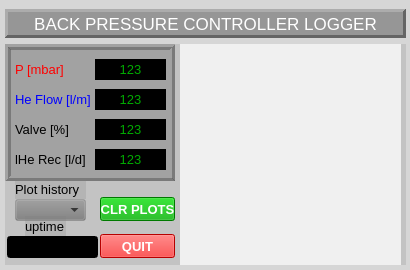
<?xml version="1.0" encoding="UTF-8"?>
<ui version="4.0">
 <class>MainWindow</class>
 <widget class="QMainWindow" name="MainWindow">
  <property name="geometry">
   <rect>
    <x>0</x>
    <y>0</y>
    <width>410</width>
    <height>270</height>
   </rect>
  </property>
  <property name="sizePolicy">
   <sizepolicy hsizetype="Expanding" vsizetype="Expanding">
    <horstretch>0</horstretch>
    <verstretch>0</verstretch>
   </sizepolicy>
  </property>
  <property name="font">
   <font>
    <pointsize>5</pointsize>
   </font>
  </property>
  <property name="windowTitle">
   <string>back pressure controller logger</string>
  </property>
  <property name="styleSheet">
   <string notr="true"/>
  </property>
  <property name="unifiedTitleAndToolBarOnMac">
   <bool>false</bool>
  </property>
  <widget class="QWidget" name="centralwidget">
   <property name="styleSheet">
    <string notr="true">background-color: rgb(190, 190, 190, 25);
background-color: rgb(125, 125, 125, 55);</string>
   </property>
   <widget class="QLabel" name="label">
    <property name="geometry">
     <rect>
      <x>5</x>
      <y>9</y>
      <width>401</width>
      <height>29</height>
     </rect>
    </property>
    <property name="font">
     <font>
      <family>MS Shell Dlg 2</family>
      <pointsize>13</pointsize>
      <bold>false</bold>
     </font>
    </property>
    <property name="styleSheet">
     <string notr="true">background-color: rgb(150, 150, 150);
color: rgb(255, 255, 255);</string>
    </property>
    <property name="frameShape">
     <enum>QFrame::Panel</enum>
    </property>
    <property name="frameShadow">
     <enum>QFrame::Raised</enum>
    </property>
    <property name="lineWidth">
     <number>3</number>
    </property>
    <property name="midLineWidth">
     <number>3</number>
    </property>
    <property name="text">
     <string>BACK PRESSURE CONTROLLER LOGGER</string>
    </property>
    <property name="alignment">
     <set>Qt::AlignCenter</set>
    </property>
    <property name="indent">
     <number>0</number>
    </property>
   </widget>
   <widget class="QWidget" name="widget" native="true">
    <property name="geometry">
     <rect>
      <x>5</x>
      <y>44</y>
      <width>401</width>
      <height>221</height>
     </rect>
    </property>
    <property name="sizePolicy">
     <sizepolicy hsizetype="Expanding" vsizetype="Expanding">
      <horstretch>0</horstretch>
      <verstretch>0</verstretch>
     </sizepolicy>
    </property>
    <widget class="PlotWidget" name="pw">
     <property name="geometry">
      <rect>
       <x>175</x>
       <y>-1</y>
       <width>221</width>
       <height>111</height>
      </rect>
     </property>
     <property name="sizePolicy">
      <sizepolicy hsizetype="Fixed" vsizetype="Fixed">
       <horstretch>0</horstretch>
       <verstretch>0</verstretch>
      </sizepolicy>
     </property>
     <property name="maximumSize">
      <size>
       <width>605</width>
       <height>16777215</height>
      </size>
     </property>
     <property name="font">
      <font>
       <pointsize>10</pointsize>
      </font>
     </property>
     <property name="layoutDirection">
      <enum>Qt::LeftToRight</enum>
     </property>
     <property name="styleSheet">
      <string notr="true">background-color: rgb(240, 240, 240);</string>
     </property>
     <property name="frameShape">
      <enum>QFrame::NoFrame</enum>
     </property>
     <property name="frameShadow">
      <enum>QFrame::Plain</enum>
     </property>
     <property name="horizontalScrollBarPolicy">
      <enum>Qt::ScrollBarAsNeeded</enum>
     </property>
    </widget>
    <widget class="QFrame" name="main_frame">
     <property name="enabled">
      <bool>true</bool>
     </property>
     <property name="geometry">
      <rect>
       <x>0</x>
       <y>0</y>
       <width>170</width>
       <height>137</height>
      </rect>
     </property>
     <property name="sizePolicy">
      <sizepolicy hsizetype="Preferred" vsizetype="Preferred">
       <horstretch>0</horstretch>
       <verstretch>0</verstretch>
      </sizepolicy>
     </property>
     <property name="minimumSize">
      <size>
       <width>150</width>
       <height>137</height>
      </size>
     </property>
     <property name="maximumSize">
      <size>
       <width>181</width>
       <height>137</height>
      </size>
     </property>
     <property name="autoFillBackground">
      <bool>true</bool>
     </property>
     <property name="styleSheet">
      <string notr="true">background-color: rgb(140, 140, 140, 150);
</string>
     </property>
     <property name="frameShape">
      <enum>QFrame::Box</enum>
     </property>
     <property name="frameShadow">
      <enum>QFrame::Raised</enum>
     </property>
     <property name="lineWidth">
      <number>3</number>
     </property>
     <widget class="QLabel" name="lbl_flow_rbv">
      <property name="geometry">
       <rect>
        <x>90</x>
        <y>45</y>
        <width>71</width>
        <height>21</height>
       </rect>
      </property>
      <property name="sizePolicy">
       <sizepolicy hsizetype="Expanding" vsizetype="Expanding">
        <horstretch>0</horstretch>
        <verstretch>0</verstretch>
       </sizepolicy>
      </property>
      <property name="font">
       <font>
        <pointsize>10</pointsize>
       </font>
      </property>
      <property name="styleSheet">
       <string notr="true">background-color: rgb(0, 0, 0);
color: rgb(0, 170, 0);</string>
      </property>
      <property name="frameShadow">
       <enum>QFrame::Sunken</enum>
      </property>
      <property name="text">
       <string>123</string>
      </property>
      <property name="textFormat">
       <enum>Qt::AutoText</enum>
      </property>
      <property name="scaledContents">
       <bool>true</bool>
      </property>
      <property name="alignment">
       <set>Qt::AlignCenter</set>
      </property>
      <property name="indent">
       <number>0</number>
      </property>
     </widget>
     <widget class="QLabel" name="lbl_pressure_rbv">
      <property name="geometry">
       <rect>
        <x>90</x>
        <y>15</y>
        <width>71</width>
        <height>21</height>
       </rect>
      </property>
      <property name="sizePolicy">
       <sizepolicy hsizetype="Ignored" vsizetype="Ignored">
        <horstretch>0</horstretch>
        <verstretch>0</verstretch>
       </sizepolicy>
      </property>
      <property name="font">
       <font>
        <pointsize>10</pointsize>
       </font>
      </property>
      <property name="styleSheet">
       <string notr="true">background-color: rgb(0, 0, 0);
color: rgb(0, 170, 0);</string>
      </property>
      <property name="frameShadow">
       <enum>QFrame::Sunken</enum>
      </property>
      <property name="text">
       <string>123</string>
      </property>
      <property name="textFormat">
       <enum>Qt::AutoText</enum>
      </property>
      <property name="scaledContents">
       <bool>true</bool>
      </property>
      <property name="alignment">
       <set>Qt::AlignCenter</set>
      </property>
      <property name="indent">
       <number>0</number>
      </property>
     </widget>
     <widget class="QLabel" name="lbl_pressure">
      <property name="geometry">
       <rect>
        <x>10</x>
        <y>10</y>
        <width>81</width>
        <height>31</height>
       </rect>
      </property>
      <property name="font">
       <font>
        <pointsize>10</pointsize>
        <bold>false</bold>
       </font>
      </property>
      <property name="styleSheet">
       <string notr="true">background-color: rgb(255, 255, 255,0);
color: rgb(255, 0, 0);</string>
      </property>
      <property name="text">
       <string>P [mbar]</string>
      </property>
     </widget>
     <widget class="QLabel" name="lbl_flow">
      <property name="geometry">
       <rect>
        <x>10</x>
        <y>40</y>
        <width>121</width>
        <height>31</height>
       </rect>
      </property>
      <property name="font">
       <font>
        <pointsize>10</pointsize>
        <bold>false</bold>
       </font>
      </property>
      <property name="styleSheet">
       <string notr="true">background-color: rgb(255, 255, 255,0);
color: rgb(0, 0, 255);</string>
      </property>
      <property name="text">
       <string>He Flow [l/m]</string>
      </property>
     </widget>
     <widget class="QLabel" name="lbl_valve_rbv">
      <property name="geometry">
       <rect>
        <x>90</x>
        <y>75</y>
        <width>71</width>
        <height>21</height>
       </rect>
      </property>
      <property name="sizePolicy">
       <sizepolicy hsizetype="Expanding" vsizetype="Expanding">
        <horstretch>0</horstretch>
        <verstretch>0</verstretch>
       </sizepolicy>
      </property>
      <property name="font">
       <font>
        <pointsize>10</pointsize>
       </font>
      </property>
      <property name="styleSheet">
       <string notr="true">background-color: rgb(0, 0, 0);
color: rgb(0, 170, 0);</string>
      </property>
      <property name="frameShadow">
       <enum>QFrame::Sunken</enum>
      </property>
      <property name="text">
       <string>123</string>
      </property>
      <property name="textFormat">
       <enum>Qt::AutoText</enum>
      </property>
      <property name="scaledContents">
       <bool>true</bool>
      </property>
      <property name="alignment">
       <set>Qt::AlignCenter</set>
      </property>
      <property name="indent">
       <number>0</number>
      </property>
     </widget>
     <widget class="QLabel" name="lbl_valve">
      <property name="geometry">
       <rect>
        <x>10</x>
        <y>70</y>
        <width>81</width>
        <height>31</height>
       </rect>
      </property>
      <property name="font">
       <font>
        <pointsize>10</pointsize>
        <bold>false</bold>
       </font>
      </property>
      <property name="styleSheet">
       <string notr="true">background-color: rgb(255, 255, 255,0);
color: rgb(0, 0, 0);</string>
      </property>
      <property name="text">
       <string>Valve [%]</string>
      </property>
     </widget>
     <widget class="QLabel" name="lbl_rec_rbv">
      <property name="geometry">
       <rect>
        <x>90</x>
        <y>105</y>
        <width>71</width>
        <height>21</height>
       </rect>
      </property>
      <property name="sizePolicy">
       <sizepolicy hsizetype="Expanding" vsizetype="Expanding">
        <horstretch>0</horstretch>
        <verstretch>0</verstretch>
       </sizepolicy>
      </property>
      <property name="font">
       <font>
        <pointsize>10</pointsize>
       </font>
      </property>
      <property name="styleSheet">
       <string notr="true">background-color: rgb(0, 0, 0);
color: rgb(0, 170, 0);</string>
      </property>
      <property name="frameShadow">
       <enum>QFrame::Sunken</enum>
      </property>
      <property name="text">
       <string>123</string>
      </property>
      <property name="textFormat">
       <enum>Qt::AutoText</enum>
      </property>
      <property name="scaledContents">
       <bool>true</bool>
      </property>
      <property name="alignment">
       <set>Qt::AlignCenter</set>
      </property>
      <property name="indent">
       <number>0</number>
      </property>
     </widget>
     <widget class="QLabel" name="lbl_rec">
      <property name="geometry">
       <rect>
        <x>10</x>
        <y>100</y>
        <width>121</width>
        <height>31</height>
       </rect>
      </property>
      <property name="minimumSize">
       <size>
        <width>0</width>
        <height>31</height>
       </size>
      </property>
      <property name="font">
       <font>
        <pointsize>10</pointsize>
        <bold>false</bold>
       </font>
      </property>
      <property name="styleSheet">
       <string notr="true">background-color: rgb(255, 255, 255,0);
color: rgb(0, 0, 0);</string>
      </property>
      <property name="text">
       <string>lHe Rec [l/d]</string>
      </property>
     </widget>
    </widget>
    <widget class="PlotWidget" name="pw_2">
     <property name="geometry">
      <rect>
       <x>175</x>
       <y>110</y>
       <width>221</width>
       <height>111</height>
      </rect>
     </property>
     <property name="sizePolicy">
      <sizepolicy hsizetype="Fixed" vsizetype="Fixed">
       <horstretch>0</horstretch>
       <verstretch>0</verstretch>
      </sizepolicy>
     </property>
     <property name="maximumSize">
      <size>
       <width>605</width>
       <height>16777215</height>
      </size>
     </property>
     <property name="font">
      <font>
       <pointsize>10</pointsize>
      </font>
     </property>
     <property name="layoutDirection">
      <enum>Qt::LeftToRight</enum>
     </property>
     <property name="styleSheet">
      <string notr="true">background-color: rgb(240, 240, 240);</string>
     </property>
     <property name="frameShape">
      <enum>QFrame::NoFrame</enum>
     </property>
     <property name="frameShadow">
      <enum>QFrame::Plain</enum>
     </property>
     <property name="horizontalScrollBarPolicy">
      <enum>Qt::ScrollBarAsNeeded</enum>
     </property>
    </widget>
    <widget class="QPushButton" name="btn_quit">
     <property name="geometry">
      <rect>
       <x>95</x>
       <y>190</y>
       <width>75</width>
       <height>24</height>
      </rect>
     </property>
     <property name="font">
      <font>
       <pointsize>10</pointsize>
       <bold>true</bold>
      </font>
     </property>
     <property name="styleSheet">
      <string notr="true">background-color: rgb(255, 0, 0);
color: rgb(255, 255, 255);</string>
     </property>
     <property name="text">
      <string>QUIT</string>
     </property>
    </widget>
    <widget class="QPushButton" name="btn_clr_plots">
     <property name="geometry">
      <rect>
       <x>95</x>
       <y>153</y>
       <width>75</width>
       <height>24</height>
      </rect>
     </property>
     <property name="font">
      <font>
       <pointsize>10</pointsize>
       <bold>true</bold>
      </font>
     </property>
     <property name="styleSheet">
      <string notr="true">background-color: rgb(0, 170, 0);
color: rgb(255, 255, 255);</string>
     </property>
     <property name="text">
      <string>CLR PLOTS</string>
     </property>
    </widget>
    <widget class="QComboBox" name="cb_plt_hist">
     <property name="geometry">
      <rect>
       <x>10</x>
       <y>155</y>
       <width>71</width>
       <height>22</height>
      </rect>
     </property>
     <property name="font">
      <font>
       <pointsize>11</pointsize>
      </font>
     </property>
    </widget>
    <widget class="QLabel" name="lbl_plt_hist">
     <property name="geometry">
      <rect>
       <x>10</x>
       <y>135</y>
       <width>71</width>
       <height>20</height>
      </rect>
     </property>
     <property name="font">
      <font>
       <pointsize>10</pointsize>
      </font>
     </property>
     <property name="text">
      <string>Plot history</string>
     </property>
    </widget>
    <widget class="QLabel" name="lbl_uptime">
     <property name="geometry">
      <rect>
       <x>20</x>
       <y>172</y>
       <width>41</width>
       <height>20</height>
      </rect>
     </property>
     <property name="font">
      <font>
       <pointsize>10</pointsize>
      </font>
     </property>
     <property name="text">
      <string>uptime </string>
     </property>
    </widget>
    <widget class="QLineEdit" name="le_uptime">
     <property name="geometry">
      <rect>
       <x>2</x>
       <y>192</y>
       <width>91</width>
       <height>22</height>
      </rect>
     </property>
     <property name="font">
      <font>
       <pointsize>10</pointsize>
      </font>
     </property>
     <property name="layoutDirection">
      <enum>Qt::RightToLeft</enum>
     </property>
     <property name="styleSheet">
      <string notr="true">background-color: rgb(0, 0, 0);
color: rgb(0, 170, 0);</string>
     </property>
     <property name="alignment">
      <set>Qt::AlignCenter</set>
     </property>
    </widget>
    <zorder>main_frame</zorder>
    <zorder>pw</zorder>
    <zorder>pw_2</zorder>
    <zorder>btn_quit</zorder>
    <zorder>btn_clr_plots</zorder>
    <zorder>cb_plt_hist</zorder>
    <zorder>lbl_plt_hist</zorder>
    <zorder>lbl_uptime</zorder>
    <zorder>le_uptime</zorder>
   </widget>
   <zorder>widget</zorder>
   <zorder>label</zorder>
  </widget>
 </widget>
 <customwidgets>
  <customwidget>
   <class>PlotWidget</class>
   <extends>QGraphicsView</extends>
   <header>pyqtgraph</header>
   <slots>
    <signal>clicked(1)</signal>
   </slots>
  </customwidget>
 </customwidgets>
 <resources/>
 <connections/>
</ui>
